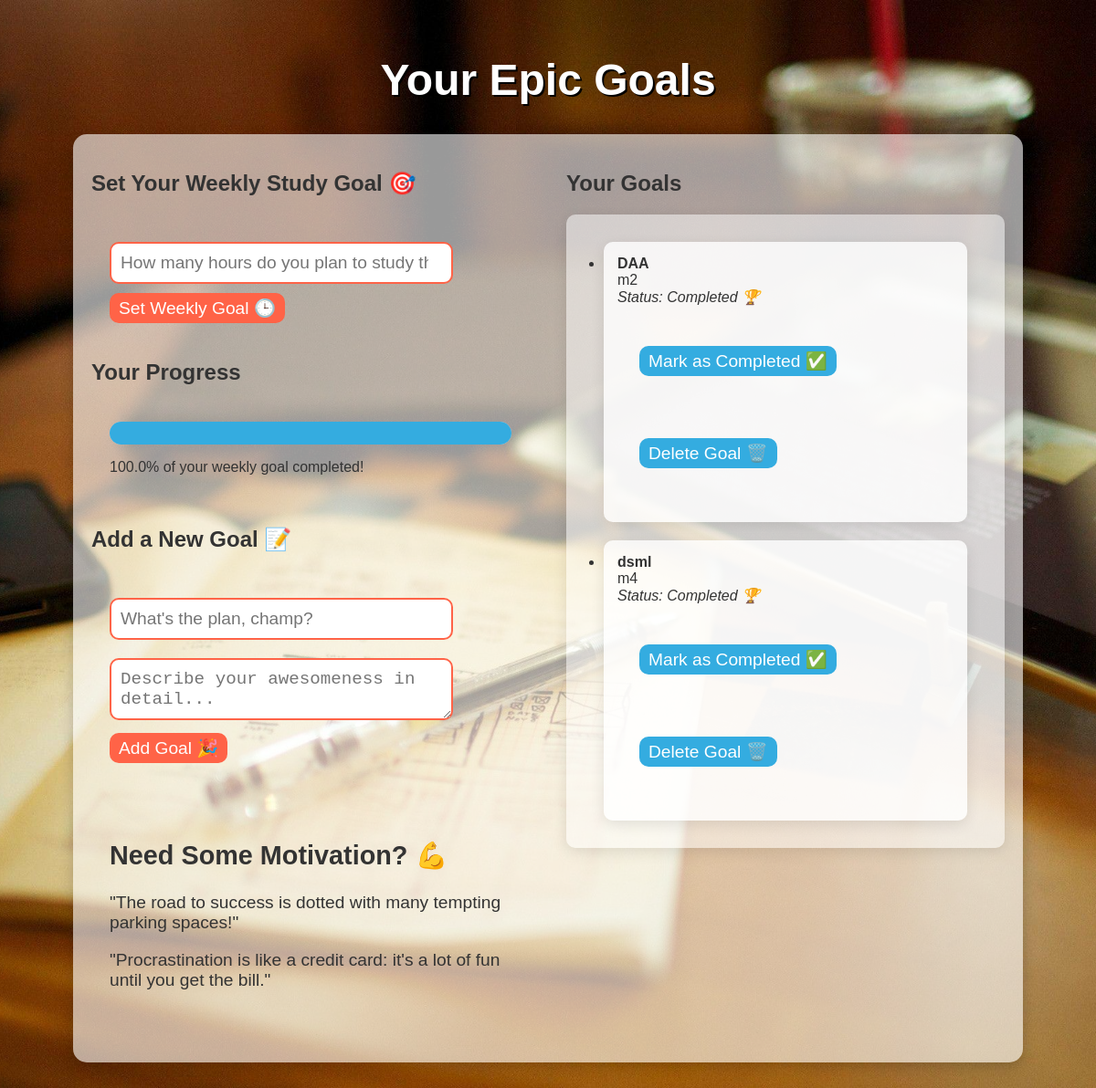
/goals/ (signed in), run on the app's committed database.
### Timer/models.py (models this page shows, shortened)
class Goal(models.Model):
    user = models.ForeignKey(User, on_delete=models.CASCADE)
    title = models.CharField(max_length=255)
    description = models.TextField()
    completed = models.BooleanField(default=False)
    created_at = models.DateTimeField(auto_now_add=True)
    updated_at = models.DateTimeField(auto_now=True)

### Timer/views.py (the view)
# urls.py: path('goals/', views.goal_view, name='goals'),
@login_required
def goal_view(request):
    goals = Goal.objects.filter(user=request.user)
    progress_percentage = calculate_progress(goals)
    return render(request, 'timer/goals.html', {'goals': goals, 'progress_percentage': progress_percentage})

### Timer/views.py (called while the page is built)
def calculate_progress(goals):
    total_goals = goals.count()
    completed_goals = goals.filter(completed=True).count()
    return (completed_goals / total_goals) * 100 if total_goals > 0 else 0

### Timer/templates/timer/goals.html (shortened to what this page needs)
<!DOCTYPE html>
<html lang="en">
<head>
</head>
<body>
    <h1>Your Epic Goals</h1>
    <div class="main-box">
        <div class="container">
            <div class="left-section">
                <h2>Set Your Weekly Study Goal 🎯</h2>
                <form method="POST" action="{% url 'set_weekly_goal' %}">
                    <input type="number" name="study_hours" placeholder="How many hours do you plan to study this week?" required>
                    <button type="submit">Set Weekly Goal 🕒</button>
                </form>
                <h2>Your Progress</h2>
                <div class="progress-container">
                    <div class="progress-bar">
                        <div style="width: {{ progress_percentage }}%;"></div>
                    </div>
                    <p>{{ progress_percentage }}% of your weekly goal completed!</p>
                </div>
                <h2>Add a New Goal 📝</h2>
                <form method="POST" action="{% url 'add_goal' %}">
                    <input type="text" name="title" placeholder="What's the plan, champ?" required>
                    <textarea name="description" placeholder="Describe your awesomeness in detail..." required></textarea>
                    <button type="submit">Add Goal 🎉</button>
                </form>
                <div class="motivation">
                    <h2>Need Some Motivation? 💪</h2>
                    <p>"The road to success is dotted with many tempting parking spaces!"</p>
                    <p>"Procrastination is like a credit card: it's a lot of fun until you get the bill."</p>
                </div>
            </div>
            <div class="right-section">
                <h2>Your Goals</h2>
                <ul>
                    {% for goal in goals %}
                        <li class="{% if goal.completed %}completed{% endif %}">
                            <strong>{{ goal.title }}</strong><br>
                            {{ goal.description }}<br>
                            <em>Status:
                                {% if goal.completed %}
                                    Completed 🏆
                                {% else %}
                                    Pending ⏳
                                {% endif %}
                            </em>
                            <form method="POST" action="{% url 'complete_goal' goal.id %}">
                                <button type="submit" class="complete-btn">Mark as Completed ✅</button>
                            </form>
                            <form method="POST" action="{% url 'delete_goal' goal.id %}">
                                <button type="submit" class="delete-btn">Delete Goal 🗑️</button>
                            </form>
                        </li>
                    {% empty %}
                        <li class="empty-list">No goals added yet... Time to get moving! 🚀</li>
                    {% endfor %}
                </ul>
            </div>
        </div>
    </div>
</body>
</html>

### Timer/templates/timer/goals.html (style rules this page uses)
body { font-family: 'Arial', sans-serif; background-image: url('/static/images/goal.jpg'); background-size: cover; background-attachment: fixed; background-position: center; background-repeat: no-repeat; color: #333; padding: 20px; }
h1 { font-size: 3rem; text-shadow: 2px 2px #000000; font-weight: bold; text-align: center; color: white; }
.main-box { background-color: rgba(255, 255, 255, 0.6); padding: 20px; border-radius: 15px; max-width: 1000px; margin: 0 auto; box-shadow: 0 5px 15px rgba(0,0,0,0.2); }
.container { display: flex; justify-content: space-between; align-items: flex-start; gap: 20px; }
.left-section, .right-section { width: 48%; }
form, .progress-container, .motivation { background: rgba(182, 72, 250, 0); padding: 20px; border-radius: 15px; margin: 20px auto; box-shadow: 0 5px 15px rgba(0,0,0,0.0); }
form input[type="text"], form textarea, form input[type="number"] { width: 80%; padding: 10px; margin: 10px 0; border-radius: 10px; border: 2px solid #ff6347; font-size: 1.2rem; }
form button { background-color: #ff6347; color: white; padding: 5px 10px; border: none; border-radius: 10px; font-size: 1.2rem; cursor: pointer; }
ul { background-color: rgba(255, 255, 255, 0.5); padding: 10px; border-radius: 10px; box-shadow: 0 5px 15px rgba(0,0,0,0.1); }
li { background-color: rgba(255, 255, 255, 0.8); margin: 20px auto; padding: 15px; border-radius: 10px; width: 80%; box-shadow: 0 5px 15px rgba(0,0,0,0.1); }
.progress-bar { width: 100%; background-color: #ddd; border-radius: 20px; }
.progress-bar div { height: 25px; background-color: #34ace0; border-radius: 20px; }
button.complete-btn, button.delete-btn { background-color: #34ace0; color: white; padding: 5px 10px; border: none; border-radius: 10px; margin: 4px; cursor: pointer; }
.motivation { font-size: 1.2rem; }

### data on the page
Goal: title "DAA", description "m2", completed "Completed 🏆"
Goal: title "dsml", description "m4", completed "Completed 🏆"

### other printed values
{{ progress_percentage }} "100.0"
